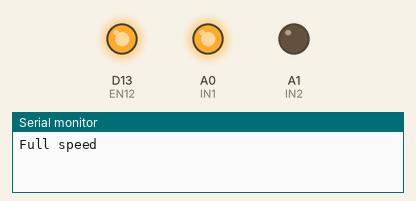
This sketch was run on a simulated Arduino Zero (SAMD21). On the bench: output pins drawn as LEDs (lit = HIGH), the last lines printed to the serial monitor.

Above: at 0.05 s.
At 4.0 s:
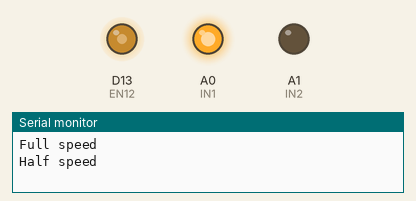
At 8.0 s:
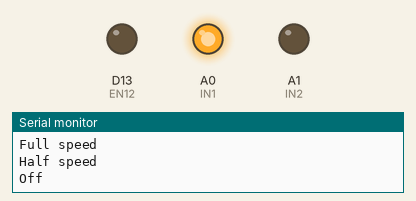
Timing chart, 0 to 10.4 s (numbered marks = the images above):
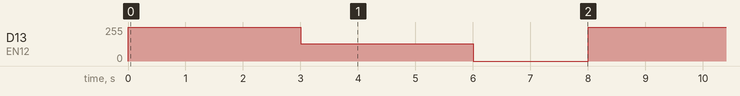

The sketch:

sketch_nov23a.ino
```cpp
const int EN12 = 13;   // PWM speed
const int IN1  = 14;
const int IN2  = 15;

void setup() {
  Serial.begin(115200);
  pinMode(IN1, OUTPUT);
  pinMode(IN2, OUTPUT);
  pinMode(EN12, OUTPUT);
  analogWriteFreq(1000);          // 1 kHz PWM
  analogWriteResolution(8);       // 0-255
  digitalWrite(IN1, HIGH);        // one direction: IN1 high, IN2 low
  digitalWrite(IN2, LOW);
}

void loop() {
  Serial.println("Full speed");  analogWrite(EN12, 255); delay(3000);
  Serial.println("Half speed");  analogWrite(EN12, 128); delay(3000);
  Serial.println("Off");         analogWrite(EN12, 0);   delay(2000);
} 
```

Measured:
- by itself, D13 (EN12): repeats every 8.0 s: 128/255 3.0 s, 0/255 2.0 s, 255/255 3.0 s
